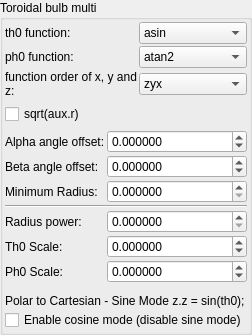
    <widget class="QGroupBox" name="groupBox">
     <property name="title">
      <string>Toroidal bulb multi</string>
     </property>
     <layout class="QVBoxLayout" name="verticalLayout_3">
      <property name="leftMargin">
       <number>2</number>
      </property>
      <property name="topMargin">
       <number>2</number>
      </property>
      <property name="rightMargin">
       <number>2</number>
      </property>
      <property name="bottomMargin">
       <number>2</number>
      </property>
      <item>
       <layout class="QGridLayout" name="gridLayout" columnstretch="0,1">
        <property name="spacing">
         <number>2</number>
        </property>
        <item row="1" column="0">
         <widget class="QLabel" name="label_multi1_ph0_function_2">
          <property name="text">
           <string>ph0 function:</string>
          </property>
         </widget>
        </item>
        <item row="0" column="1">
         <widget class="MyComboBox" name="comboBox_sinTan2Trig_asin_or_acos">
          <item>
           <property name="text">
            <string notr="true">asin</string>
           </property>
          </item>
          <item>
           <property name="text">
            <string notr="true">acos</string>
           </property>
          </item>
         </widget>
        </item>
        <item row="0" column="0">
         <widget class="QLabel" name="label_multi1_th0_function_2">
          <property name="text">
           <string>th0 function:</string>
          </property>
         </widget>
        </item>
        <item row="1" column="1">
         <widget class="MyComboBox" name="comboBox_sinTan2Trig_atan2_or_atan">
          <item>
           <property name="text">
            <string notr="true">atan2</string>
           </property>
          </item>
          <item>
           <property name="text">
            <string notr="true">atan</string>
           </property>
          </item>
         </widget>
        </item>
        <item row="2" column="0">
         <widget class="QLabel" name="label_multi1_order_of_xyz_2">
          <property name="text">
           <string>function order of x, y and z:</string>
          </property>
          <property name="wordWrap">
           <bool>true</bool>
          </property>
         </widget>
        </item>
        <item row="2" column="1">
         <widget class="MyComboBox" name="comboBox_sinTan2Trig_order_of_zyx">
          <item>
           <property name="text">
            <string notr="true">zyx</string>
           </property>
          </item>
          <item>
           <property name="text">
            <string notr="true">zxy</string>
           </property>
          </item>
          <item>
           <property name="text">
            <string notr="true">yzx</string>
           </property>
          </item>
          <item>
           <property name="text">
            <string notr="true">yxz</string>
           </property>
          </item>
          <item>
           <property name="text">
            <string notr="true">xzy</string>
           </property>
          </item>
          <item>
           <property name="text">
            <string notr="true">xyz</string>
           </property>
          </item>
         </widget>
        </item>
       </layout>
      </item>
      <item>
       <widget class="MyCheckBox" name="checkBox_transf_function_enabledAy">
        <property name="enabled">
         <bool>true</bool>
        </property>
        <property name="text">
         <string>sqrt(aux.r)</string>
        </property>
       </widget>
      </item>
      <item>
       <layout class="QGridLayout" name="gridLayout_63" columnstretch="0,0,1">
        <property name="spacing">
         <number>2</number>
        </property>
        <item row="3" column="1" colspan="2">
         <widget class="Line" name="line_54">
          <property name="orientation">
           <enum>Qt::Horizontal</enum>
          </property>
         </widget>
        </item>
        <item row="4" column="2">
         <widget class="MyDoubleSpinBox" name="spinbox_transf_pwr_4">
          <property name="sizePolicy">
           <sizepolicy hsizetype="Minimum" vsizetype="Maximum">
            <horstretch>0</horstretch>
            <verstretch>0</verstretch>
           </sizepolicy>
          </property>
          <property name="prefix">
           <string/>
          </property>
          <property name="suffix">
           <string/>
          </property>
          <property name="decimals">
           <number>6</number>
          </property>
          <property name="minimum">
           <double>0.000000000000000</double>
          </property>
          <property name="maximum">
           <double>99.989999999999995</double>
          </property>
          <property name="singleStep">
           <double>0.100000000000000</double>
          </property>
         </widget>
        </item>
        <item row="2" column="1">
         <widget class="QLabel" name="label_253">
          <property name="text">
           <string>Minimum Radius:</string>
          </property>
         </widget>
        </item>
        <item row="2" column="2">
         <widget class="MyDoubleSpinBox" name="spinbox_transf_minimum_radius_05">
          <property name="sizePolicy">
           <sizepolicy hsizetype="Minimum" vsizetype="Maximum">
            <horstretch>0</horstretch>
            <verstretch>0</verstretch>
           </sizepolicy>
          </property>
          <property name="prefix">
           <string/>
          </property>
          <property name="suffix">
           <string/>
          </property>
          <property name="decimals">
           <number>6</number>
          </property>
          <property name="minimum">
           <double>0.000000000000000</double>
          </property>
          <property name="maximum">
           <double>10.000000000000000</double>
          </property>
          <property name="singleStep">
           <double>0.100000000000000</double>
          </property>
         </widget>
        </item>
        <item row="4" column="1">
         <widget class="QLabel" name="label_127">
          <property name="text">
           <string>Radius power:</string>
          </property>
         </widget>
        </item>
        <item row="0" column="1">
         <widget class="QLabel" name="label_292">
          <property name="text">
           <string>Alpha angle offset:</string>
          </property>
         </widget>
        </item>
        <item row="5" column="1">
         <widget class="QLabel" name="label_129">
          <property name="text">
           <string>Th0 Scale:</string>
          </property>
         </widget>
        </item>
        <item row="1" column="2">
         <widget class="MyDoubleSpinBox" name="spinbox_beta_angle_offset">
          <property name="sizePolicy">
           <sizepolicy hsizetype="Minimum" vsizetype="Maximum">
            <horstretch>0</horstretch>
            <verstretch>0</verstretch>
           </sizepolicy>
          </property>
          <property name="prefix">
           <string/>
          </property>
          <property name="suffix">
           <string/>
          </property>
          <property name="decimals">
           <number>6</number>
          </property>
          <property name="minimum">
           <double>-360.000000000000000</double>
          </property>
          <property name="maximum">
           <double>360.000000000000000</double>
          </property>
          <property name="singleStep">
           <double>0.100000000000000</double>
          </property>
         </widget>
        </item>
        <item row="6" column="1">
         <widget class="QLabel" name="label_130">
          <property name="text">
           <string>Ph0 Scale:</string>
          </property>
         </widget>
        </item>
        <item row="5" column="2">
         <widget class="MyDoubleSpinBox" name="spinbox_transf_pwr_8">
          <property name="sizePolicy">
           <sizepolicy hsizetype="Minimum" vsizetype="Maximum">
            <horstretch>0</horstretch>
            <verstretch>0</verstretch>
           </sizepolicy>
          </property>
          <property name="prefix">
           <string/>
          </property>
          <property name="suffix">
           <string/>
          </property>
          <property name="decimals">
           <number>6</number>
          </property>
          <property name="minimum">
           <double>-99.989999999999995</double>
          </property>
          <property name="maximum">
           <double>99.989999999999995</double>
          </property>
          <property name="singleStep">
           <double>0.100000000000000</double>
          </property>
         </widget>
        </item>
        <item row="0" column="2">
         <widget class="MyDoubleSpinBox" name="spinbox_alpha_angle_offset">
          <property name="sizePolicy">
           <sizepolicy hsizetype="Minimum" vsizetype="Maximum">
            <horstretch>0</horstretch>
            <verstretch>0</verstretch>
           </sizepolicy>
          </property>
          <property name="prefix">
           <string/>
          </property>
          <property name="suffix">
           <string/>
          </property>
          <property name="decimals">
           <number>6</number>
          </property>
          <property name="minimum">
           <double>-36000.000000000000000</double>
          </property>
          <property name="maximum">
           <double>36000.000000000000000</double>
          </property>
          <property name="singleStep">
           <double>0.100000000000000</double>
          </property>
         </widget>
        </item>
        <item row="6" column="2">
         <widget class="MyDoubleSpinBox" name="spinbox_power">
          <property name="sizePolicy">
           <sizepolicy hsizetype="Minimum" vsizetype="Maximum">
            <horstretch>0</horstretch>
            <verstretch>0</verstretch>
           </sizepolicy>
          </property>
          <property name="prefix">
           <string/>
          </property>
          <property name="suffix">
           <string/>
          </property>
          <property name="decimals">
           <number>6</number>
          </property>
          <property name="minimum">
           <double>-99.989999999999995</double>
          </property>
          <property name="maximum">
           <double>99.989999999999995</double>
          </property>
          <property name="singleStep">
           <double>0.100000000000000</double>
          </property>
         </widget>
        </item>
        <item row="1" column="1">
         <widget class="QLabel" name="label_293">
          <property name="text">
           <string>Beta angle offset:</string>
          </property>
         </widget>
        </item>
       </layout>
      </item>
      <item>
       <layout class="QGridLayout" name="gridLayout_78">
        <property name="topMargin">
         <number>5</number>
        </property>
        <property name="verticalSpacing">
         <number>2</number>
        </property>
        <item row="0" column="0">
         <widget class="QLabel" name="label_122">
          <property name="text">
           <string>Polar to Cartesian - Sine Mode z.z = sin(th0);</string>
          </property>
         </widget>
        </item>
        <item row="1" column="0">
         <widget class="MyCheckBox" name="checkBox_transf_function_enabledz_false">
          <property name="text">
           <string>Enable cosine mode (disable sine mode)</string>
          </property>
         </widget>
        </item>
       </layout>
      </item>
     </layout>
    </widget>
